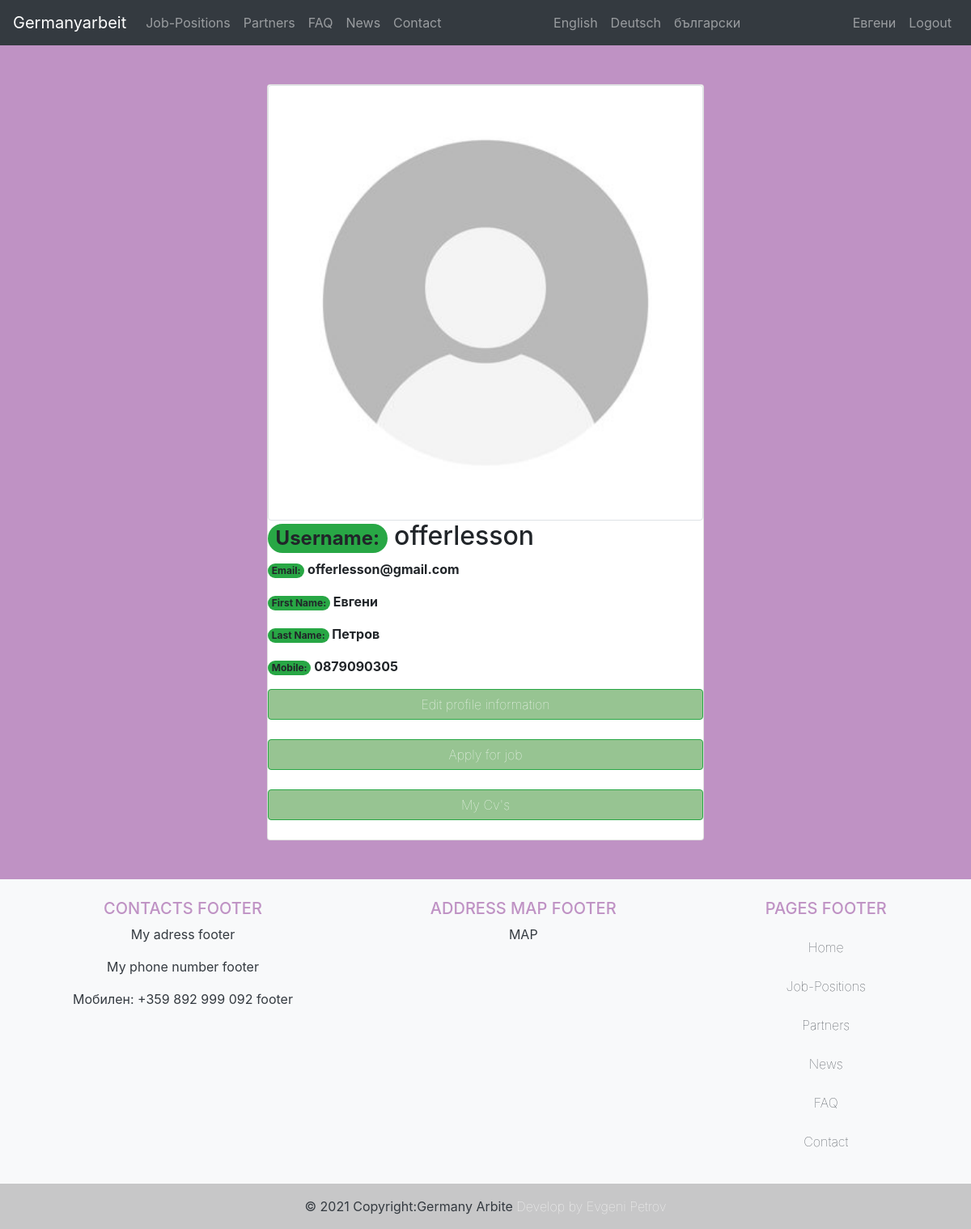
The app's page /accounts/profile/ (signed in) with its own data.
### costumeuser/models.py (models this page shows, shortened)
class User(AbstractUser):
    is_worker = models.BooleanField(default=False)
    is_company = models.BooleanField(default=False)

class Worker(models.Model):
    user = models.OneToOneField(User, on_delete=models.CASCADE, primary_key=True, related_name="worker", verbose_name=_('worker'))
    image = models.ImageField(verbose_name=_('image'), default="default.jpeg", upload_to='profile_pics')
    first_name = models.CharField(verbose_name=_('first_name'), max_length=50)
    last_name = models.CharField(verbose_name=_('last_name'), max_length=50)
    phone = models.CharField(verbose_name=_('phone'), max_length=20)

### costumeuser/views.py (the view)
# urls.py: path("profile/", views.profile, name="profile"),
@login_required
def profile(request):
    user = request.user
    return render(request, "account/profile.html", {'user': user})

### templates/account/profile.html (shortened to what this page needs)
{% extends "base.html" %}
{% load i18n %}
{% load static %}
{% block content %}
<br>
<br>
<div class="container">
    <div class="row justify-content-center">
        <div class="col-sm-12 col-md-6 col-lg-6">
            <div class="card">
            {% if user.is_authenticated and user.is_worker %}
                <a href="{% url 'worker_profile_edit' user.id %}"><img class="img-thumbnail" src="{{ user.worker.image.url }}" style="width:600px; height:auto;" alt=""></a>
                <div class="info">
                    <h2><span class="badge rounded-pill bg-success">{% trans "Username:" %}</span> {{ user.username }}</h2>
                    <p class="text-scondary"><b><span class="badge rounded-pill bg-success">{% trans "Email:" %}</span> {{ user.email }}</b></p>
                    <p class="text-scondary"><b><span class="badge rounded-pill bg-success">{% trans "First Name:" %}</span> {{ user.worker.first_name }}</b></p>
                    <p class="text-scondary"><b><span class="badge rounded-pill bg-success">{% trans "Last Name:" %}</span> {{ user.worker.last_name }}</b></p>
                    <p class="text-scondary"><b><span class="badge rounded-pill bg-success">{% trans "Mobile:" %}</span> {{ user.worker.phone }}</b></p>
                </div>
                <a class="btn btn-success" style="text-decoration: none; color:white; font-weight:20" href="{% url 'worker_profile_edit' user.id %}">{% trans "Edit profile information" %}</a>
                <br>
                <a class="btn btn-success" style="text-decoration: none; color:white; font-weight:20" href="{% url 'category_all' %}">{% trans "Apply for job" %}</a>
                <br />
                <a class="btn btn-success" style="text-decoration: none; color:white; font-weight:20" href="{% url 'cv_list' %}">{% trans "My Cv's" %}</a>
                <br />
            {% else %}
                <h2>You have to be login to view this page</h2>
            {% endif %}
            </div>
        </div>
    </div>
</div>
{% endblock content %}

### templates/nav.html (shortened to what this page needs)
{% load i18n %}
{% load static %}
<nav class="navbar navbar-expand-lg navbar-dark bg-dark">
  <a class="navbar-brand" href="{% url 'home' %}"><img/>Germanyarbeit</a>
  <div class="collapse navbar-collapse justify-content-between" id="navbarNav">
    <ul class="navbar-nav">
      <li class="nav-item">
        <a class="nav-link" href="{% url 'category_all' %}">{% trans "Job-Positions" %}</a>
      </li>
      <li class="nav-item">
        <a class="nav-link" href="{% url 'partners' %}">{% trans "Partners" %}</a>
      </li>
      <li class="nav-item">
        <a class="nav-link" href="{% url 'faq' %}">{% trans "FAQ" %}</a>
      </li>
      <li class="nav-item">
        <a class="nav-link" href="{% url 'news' %}">{% trans "News" %}</a>
      </li>
      <li class="nav-item">
        <a class="nav-link" href="{% url 'contact' %}">{% trans "Contact" %}</a>
      </li>
    </ul>
    <ul class="navbar-nav">
        {% get_available_languages as LANGUAGES %}
        {% get_language_info_list for LANGUAGES as languages %}
        {% for lang in languages %}
          <li class="nav-item">
            <a class="dropdown-item nav-link" href="/{{ lang.code }}/">{{ lang.name_local }}</a>
          </li>
        {% endfor %}
    </ul>
    <ul class="navbar-nav">
      {% if user.is_authenticated %}
        {% if user.is_worker %}
        <li class="nav-item">
            <a class="nav-link" href="{% url 'profile' %}">{{ user.worker.first_name }}</a>
        </li>
        {% elif user.is_company %}
        <li class="nav-item">
            <a class="nav-link" href="{% url 'profile' %}">{{ user.company.company_name }}</a>
        </li>
        {% endif %}
      <li class="nav-item">
        <a class="nav-link" href="{% url 'account_logout' %}">{% trans "Logout" %}</a>
      </li>
      {% endif %}
    </ul>
  </div>
</nav>

### static/css/main.css (style rules this page uses)
.body { background-color: #BF92C4; background-repeat: no-repeat; }
.btn { background-color: #97C492; font-weight: bold; color: black; }

### records on screen
User: worker.first_name "Евгени", worker.image (placeholder picture), username "offerlesson", email "offerlesson@gmail.com", worker.last_name "Петров", worker.phone "0879090305"

### other values on screen
{{ lang.name_local }} "English" "Deutsch" "български"
